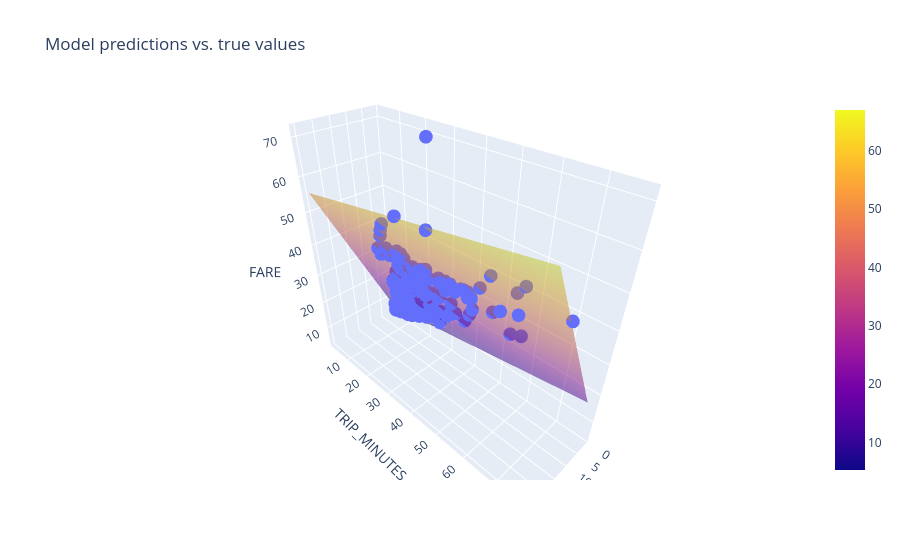

Write notebook code for a chart like this one.
### Markdown cell above
## Train a model with two features

The model you trained with the feature ``TOTAL_MILES`` demonstrates fairly strong predictive power, but is it possible to do better? In this step, try training the model with two features, ``TRIP_MILES`` and ``TRIP_MINUTES``, to see if you can improve the model. You may recall that the original dataset does not include a feature ``TRIP_MINUTES``, but this feature can be easily derived from ``TRIP_SECONDS`` as shown in the code below.*

**Instructions**
1. Review the code in **Experiment 3** code cell.
1. Run the **Experiment 3** code cell.
1. Review the output from the training run and answer these questions:
  * Does the model with two features produce better results than one using a single feature?
  * Does it make a difference if you use ``TRIP_SECONDS`` instead of ``TRIP_MINUTES``?
  * How well do you think the model comes to the ground truth fare calculation for Chicago Taxi Trips?


Notice that the scatter plot of the features vs. the label is a three dimensional (3-D) plot. This representation allows you to visualize both features and the label all together. The two features (TRIP_MILES and TRIP_MINUTES) are on the x and y axis, and the label (FARE) is on the z axis. The plot shows individual examples in the dataset as circles, and the model as a surface (plane). With this 3-D model, if the trained model is good you would expect most of the examples to land on the plane surface. The 3-D plot is interactive so you can explore the data further by clicking or dragging the plot.

### Code cell
#@title Code - Experiment 3

# The following variables are the hyperparameters.
settings_3 = ml_edu.experiment.ExperimentSettings(
    learning_rate = 0.001,
    number_epochs = 20,
    batch_size = 50,
    input_features = ['TRIP_MILES', 'TRIP_MINUTES']
)

training_df['TRIP_MINUTES'] = training_df['TRIP_SECONDS']/60

metrics = [keras.metrics.RootMeanSquaredError(name='rmse')]

model_3 = create_model(settings_3, metrics)

experiment_3 = train_model('two_features', model_3, training_df, 'FARE', settings_3)

ml_edu.results.plot_experiment_metrics(experiment_3, ['rmse'])
ml_edu.results.plot_model_predictions(experiment_3, training_df, 'FARE')

### Figure 1 — Plotly figure (JSON) as saved in the notebook; plotly's stock layout.template omitted (floating-point values rounded to 4 significant figures; data arrays with more than 128 entries replaced by an {"elided": "..."} marker saying what was removed)
{"data": [{"hovertemplate": "TRIP_MILES=%{x}<br>TRIP_MINUTES=%{y}<br>FARE=%{z}<extra></extra>", "legendgroup": "", "marker": {"color": "#636efa", "symbol": "circle"}, "mode": "markers", "name": "", "scene": "scene", "showlegend": false, "type": "scatter3d", "x": {"elided": "200 float values"}, "y": {"elided": "200 float values"}, "z": {"elided": "200 float values"}}, {"name": "prediction", "opacity": 0.5, "type": "surface", "x": [0.5, 3.28, 6.06, 8.84, 11.62, 14.4, 17.18, 19.96, 22.74, 25.52], "y": [3.0, 11.24, 19.48, 27.72, 35.96, 44.2, 52.44, 60.69, 68.93, 77.17], "z": [[5.287, 10.93, 16.58, 22.22, 27.87, 33.51, 39.16, 44.8, 50.44, 56.09], [6.495, 12.14, 17.78, 23.43, 29.07, 34.72, 40.36, 46.01, 51.65, 57.3], [7.703, 13.35, 18.99, 24.64, 30.28, 35.93, 41.57, 47.22, 52.86, 58.51], [8.912, 14.56, 20.2, 25.85, 31.49, 37.14, 42.78, 48.42, 54.07, 59.71], [10.12, 15.76, 21.41, 27.05, 32.7, 38.34, 43.99, 49.63, 55.28, 60.92], [11.33, 16.97, 22.62, 28.26, 33.91, 39.55, 45.2, 50.84, 56.49, 62.13], [12.54, 18.18, 23.83, 29.47, 35.12, 40.76, 46.4, 52.05, 57.69, 63.34], [13.74, 19.39, 25.03, 30.68, 36.32, 41.97, 47.61, 53.26, 58.9, 64.55], [14.95, 20.6, 26.24, 31.89, 37.53, 43.18, 48.82, 54.47, 60.11, 65.75], [16.16, 21.81, 27.45, 33.09, 38.74, 44.38, 50.03, 55.67, 61.32, 66.96]]}], "layout": {"legend": {"tracegroupgap": 0}, "scene": {"domain": {"x": [0, 1], "y": [0, 1]}, "xaxis": {"title": {"text": "TRIP_MILES"}}, "yaxis": {"title": {"text": "TRIP_MINUTES"}}, "zaxis": {"title": {"text": "FARE"}}}, "title": {"text": "Model predictions vs. true values"}}}
